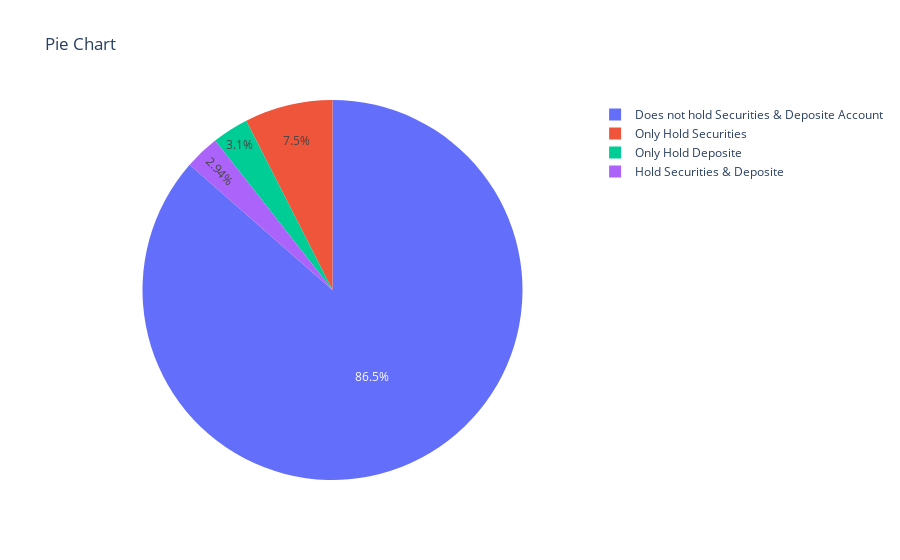

The cell this chart's notebook holds for it:
### Code cell
fig=ps.pie(data,values=values,names=values.index,title='Pie Chart')
fig.show()

### Figure 1 — Plotly figure (JSON) as saved in the notebook; plotly's stock layout.template omitted (floating-point values rounded to 4 significant figures)
{"data": [{"domain": {"x": [0, 1], "y": [0, 1]}, "hovertemplate": "label=%{label}<br>value=%{value}<extra></extra>", "labels": ["Does not hold Securities & Deposite Account", "Only Hold Securities", "Only Hold Deposite", "Hold Securities & Deposite"], "legendgroup": "", "name": "", "showlegend": true, "type": "pie", "values": [4323, 375, 155, 147]}], "layout": {"legend": {"tracegroupgap": 0}, "title": {"text": "Pie Chart"}}}
